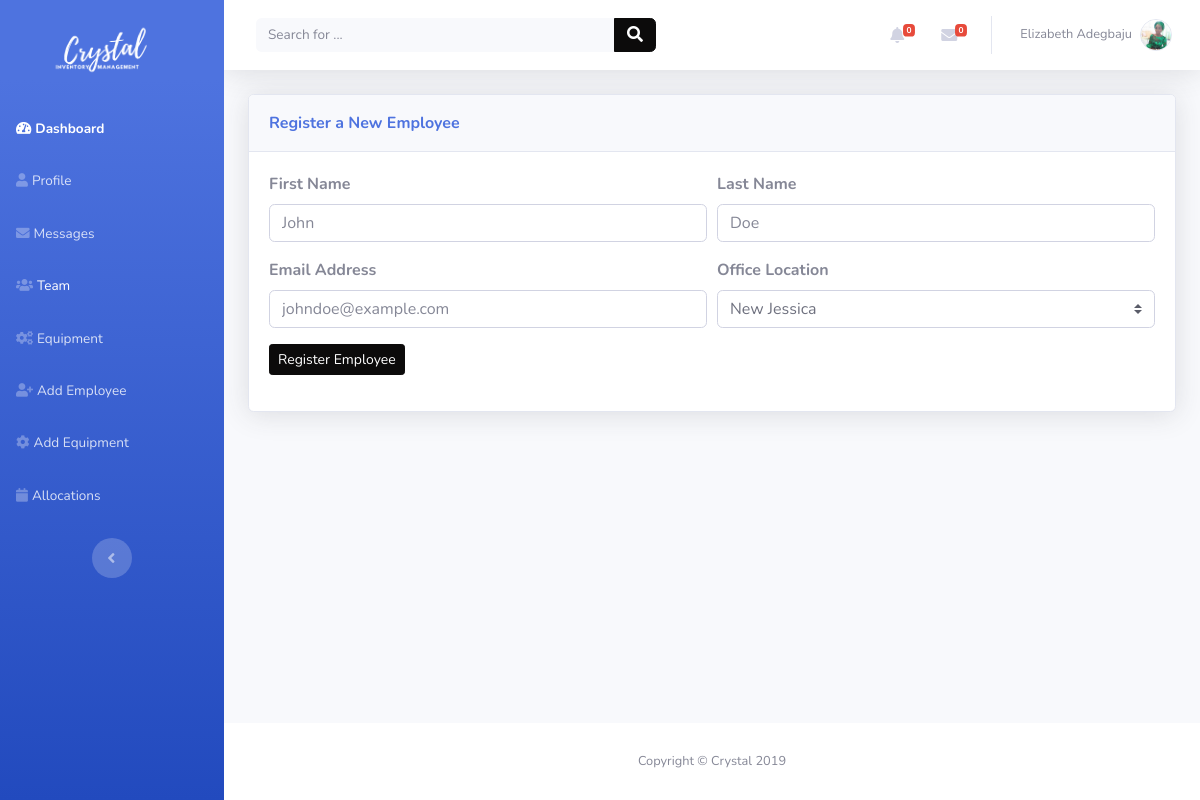
Screenshot of /team/new/ (signed in) with the database file from the repository.
### dashboard/models.py (models this page shows, shortened)
class User(AbstractUser):
    username = None
    first_name = models.CharField(_('first name'), max_length=30, blank=True)
    last_name = models.CharField(_('last name'), max_length=150, blank=True)
    email = models.EmailField(_('email address'), unique=True)
    is_active = models.BooleanField(_("active"), default=False, help_text=_(
        'Designates whether this user should be treated as active. '
        'Unselect this instead of deleting accounts.'
    ), )
    USERNAME_FIELD = 'email'
    REQUIRED_FIELDS = []
    objects = UserManager()

class Employee(models.Model):
    user = models.OneToOneField(User, models.CASCADE)
    username = models.CharField(max_length=20)
    image = models.ImageField(upload_to=user_directory_path)
    location = models.ForeignKey(Location, on_delete=models.CASCADE, default=1)

### dashboard/views.py (the view)
# urls.py: path('team/new/', views.add_employee, name='add_employee'),
@login_required
def add_employee(request):
    user = request.user
    if user.groups.filter(name__in=["Company Admins", "Company Superusers"]):
        if request.method == "GET":
            alerts, unread_messages = unread_messages_notification(user)
            company = user.employee.location.company
            locations = company.location_set.all()
            return render(request, 'add_employee.html', {'locations': locations, 'unread_messages': unread_messages,
                                                         'alerts': alerts})
        elif request.method == "POST":
            email = request.POST['email']
            location = request.POST['location']
            return redirect('team')
    else:
        return redirect('team')

### dashboard/templatetags/profile_extras.py (called while the page is built)
@register.filter(name='has_group')
def has_group(user, group_name):
    return user.groups.filter(name=group_name).exists()

@register.filter
def count(value):
    return len(value)

### dashboard/views.py (called while the page is built)
def unread_messages_notification(user):
    unread_messages = user.inbox_messages.filter(from_user_id__gte=2, read=False).order_by('-date_sent')
    alerts = user.inbox_messages.filter(from_user_id=1, read=False).order_by('-date_sent')
    return alerts, unread_messages

### templates/add_employee.html (shortened to what this page needs)
{% extends 'base_nav.html' %}
{% load static %}
{% load profile_extras %}
{% block content %}
    <div class="container">
        <div class="card shadow mb-3">
            <div class="card-header py-3">
                <p class="text-primary m-0 font-weight-bold">Register a New Employee</p>
            </div>
            <div class="card-body">
                <form method="POST" action="{% url 'add_employee' %}">
                    <div class="form-row">
                        <div class="col">
                            <div class="form-group"><label for="first_name"><strong>First
                                Name</strong></label><input class="form-control"
                                                            type="text"
                                                            placeholder="John"
                                                            name="first_name" required=""></div>
                        </div>
                        <div class="col">
                            <div class="form-group"><label for="last_name"><strong>Last
                                Name</strong></label><input class="form-control"
                                                            type="text"
                                                            placeholder="Doe"
                                                            name="last_name" required=""></div>
                        </div>
                    </div>
                    <div class="form-row">
                        <div class="col">
                            <div class="form-group"><label for="email"><strong>Email
                                Address</strong></label><input class="form-control"
                                                               type="email"
                                                               placeholder="johndoe@example.com"
                                                               name="email" required=""></div>
                        </div>
                        <div class="col">
                            <div class="form-group">
                                <label for="location"><strong>Office Location</strong></label><select
                                    class="custom-select form-control" required=""
                                    autofocus="" name="location">
                                {% for location in locations %}
                                    <option value="{{ location.id }}">{{ location.name }}</option>
                                {% endfor %}
                            </select>
                            </div>
                        </div>
                    </div>
                    <div class="form-group">
                        <button class="btn btn-primary btn-sm"
                                type="submit">Register Employee
                        </button>
                    </div>
                </form>
            </div>
        </div>
    </div>
{% endblock %}

### templates/base_nav.html (shortened to what this page needs)
{% extends 'base.html' %}
{% load static %}
{% load profile_extras %}
{% block sidenav %}
    <nav class="navbar navbar-dark align-items-start sidebar sidebar-dark accordion bg-gradient-primary p-0"
         id="page-top">
        <div class="container-fluid d-flex flex-column p-0">
            <a class="navbar-brand d-flex justify-content-center align-items-center sidebar-brand mt-3 mb-3"
               href="{% url 'home' %}">
                <img src="{% static "img/crystal-ims blue.png" %}" style="height: 5vw">
            </a>
            <ul class="nav navbar-nav text-light" id="accordionSidebar">
                {% if request.user|has_group:"Company Superusers" %}
                    <li class="nav-item" role="presentation"><a class="nav-link active" href="{% url 'dashboard' %}"><i
                            class="fas fa-tachometer-alt"></i><span>Dashboard</span></a></li>
                {% endif %}
                <li class="nav-item" role="presentation"><a class="nav-link" href="{% url 'profile' %}"><i
                        class="fas fa-user"></i><span>Profile</span></a></li>
                <li class="nav-item" role="presentation"><a class="nav-link" href="{% url 'messages' %}"><i
                        class="fas fa-envelope"></i><span>Messages</span></a></li>
                <li class="nav-item" role="presentation"><a class="nav-link" href="{% url 'team' %}"><i
                        class="fas fa-users"></i><span>Team</span></a></li>
                <li class="nav-item" role="presentation"><a class="nav-link" href="{% url 'equipments' %}"><i
                        class="fas fa-cogs"></i><span>Equipment</span></a></li>
                {% if request.user|has_group:"Company Admins" or request.user|has_group:"Company Superusers" %}
                    <li class="nav-item" role="presentation"><a class="nav-link" href="{% url 'add_employee' %}"><i
                            class="fas fa-user-plus"></i><span>Add Employee</span></a></li>
                    <li class="nav-item" role="presentation"><a class="nav-link" href="{% url 'add_equipment' %}"><i
                            class="fas fa-cog"></i><span>Add Equipment</span></a></li>
                    <li class="nav-item" role="presentation"><a class="nav-link" href="{% url 'allocations' %}"><i
                            class="fas fa-calendar"></i><span>Allocations</span></a></li>
                {% endif %}
            </ul>
            <div class="text-center d-none d-md-inline">
                <button class="btn rounded-circle border-0" id="sidebarToggle"
                        type="button"></button>
            </div>
        </div>
    </nav>
{% endblock %}
{% block topnav %}
    <nav class="navbar navbar-light navbar-expand bg-white shadow mb-4 topbar static-top">
        <div class="container-fluid">
            <form class="form-inline d-none d-sm-inline-block mr-auto ml-md-3 my-2 my-md-0 mw-100 navbar-search">
                <div class="input-group"><input class="bg-light form-control border-0 small" type="text"
                                                placeholder="Search for ...">
                    <div class="input-group-append">
                        <button class="btn btn-primary py-0" type="button"><i
                                class="fas fa-search"></i></button>
                    </div>
                </div>
            </form>
            <ul class="nav navbar-nav flex-nowrap ml-auto">
                <li class="nav-item dropdown no-arrow mx-1" role="presentation">
                    <div class="nav-item dropdown no-arrow"><a class="dropdown-toggle nav-link"
                                                               data-toggle="dropdown"
                                                               aria-expanded="false" href="#"><span
                            class="badge badge-danger badge-counter">{{ alerts|count }}</span><i
                            class="fas fa-bell fa-fw"></i></a>
                    </div>
                </li>
                <li class="nav-item dropdown no-arrow mx-1" role="presentation">
                    <div class="nav-item dropdown no-arrow"><a class="dropdown-toggle nav-link"
                                                               data-toggle="dropdown"
                                                               aria-expanded="false" href="#"><i
                            class="fas fa-envelope fa-fw"></i><span
                            class="badge badge-danger badge-counter">{{ unread_messages|count }}</span></a>
                    </div>
                </li>
                <li class="nav-item dropdown no-arrow" role="presentation">
                    <div class="nav-item dropdown no-arrow"><a class="dropdown-toggle nav-link"
                                                               data-toggle="dropdown"
                                                               aria-expanded="false" href="#"><span
                            class="d-none d-lg-inline mr-2 text-gray-600 small">{{ request.user.first_name }}
                        {{ request.user.last_name }}</span><img class="border rounded-circle img-profile"
                                                                src="
                                                                        {{ MEDIA_URL }}{{ request.user.employee.image|urlencode }}"></a>
                    </div>
                </li>
            </ul>
        </div>
    </nav>
{% endblock %}

### rows the page displays
User: user.first_name "Elizabeth", user.last_name "Adegbaju", user.employee.image|urlencode (picture)

### other values shown
{{ alerts|count }} "0"
{{ unread_messages|count }} "0"
form field location "New Jessica"
